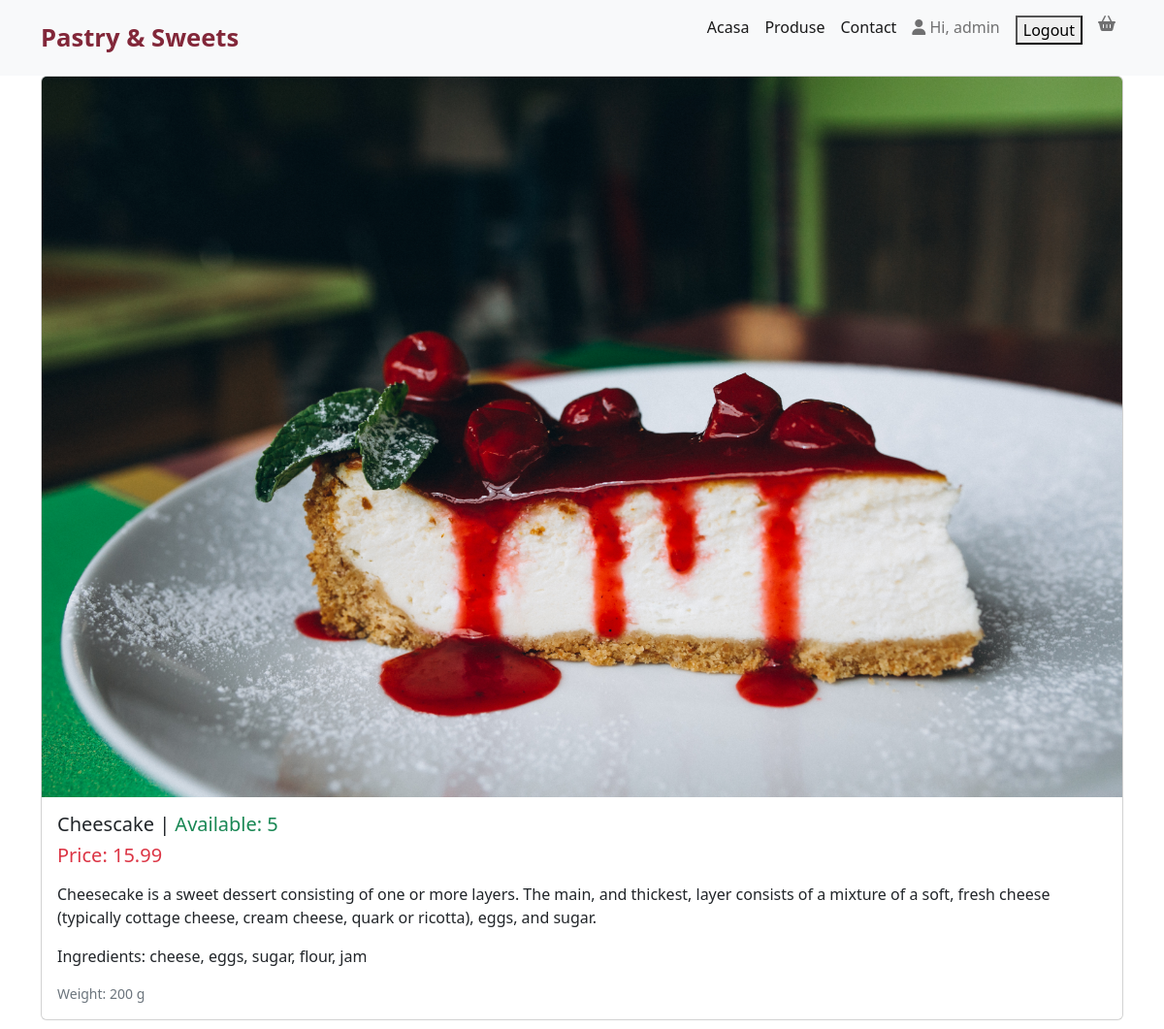
The page /products/2 (signed in) on the database its author committed.
### marketplaceapp/models.py (models this page shows, shortened)
class Product(models.Model):
    name = models.CharField(max_length=255)
    description = models.TextField()
    ingredients = models.TextField()
    price = models.DecimalField(max_digits=10, decimal_places=2)
    weight_grams = models.IntegerField()
    available_quantity = models.IntegerField()
    image = models.ImageField(upload_to="product_images", blank=True, null=True)

### marketplaceapp/views.py (the view)
# urls.py: path("products/<int:product_id>", views.product_detail, name="product_detail")
def product_detail(request, product_id):
    product = Product.objects.get(pk=product_id)
    context = {
        "product": product
    }
    return render(request, "marketplaceapp/product_detail.html", context)

### marketplaceapp/templates/marketplaceapp/product_detail.html
{% extends "marketplaceapp/base.html" %}
{% block content %}
<div class="container">
    <div class="card mb-3">
  <img src="{{ product.image.url }}" class="card-img-top" alt="...">
  <div class="card-body">
    <h5 class="card-title">{{ product.name }} | <span class="text-success">Available: {{product.available_quantity}}</span></h5>
    <h5 class="card-title text-danger">Price: {{ product.price }}</h5>
    <p class="card-text"><p> {{product.description}}</p>
    <p class="card-text"><p>Ingredients: {{product.ingredients}}</p>
    <p class="card-text"><small class="text-muted">Weight: {{ product.weight_grams }} g</small></p>
  </div>
</div>
</div>
{% endblock %}

### marketplaceapp/templates/marketplaceapp/navbar.html (shortened to what this page needs)
{% block navbar %}
<nav class="navbar navbar-expand-lg navbar-light bg-light">
  <div class="container-fluid container">
    <a class="navbar-brand brand-logo" href="{% url 'index' %}">Pastry & Sweets</a>
    <div class="d-flex">
      <div class="collapse navbar-collapse" id="navbarNavAltMarkup">
        <div class="navbar-nav">
          <a class="nav-link active" aria-current="page" href="{% url 'index' %}">Acasa</a>
          <a class="nav-link active" aria-current="page" href="{% url 'product_list' %}">Produse</a>
          <a class="nav-link active" aria-current="page" href="#">Contact</a>
          {% if user.is_authenticated %}
          <a class="nav-link" href="#"><i class="fa-solid fa-user"></i> Hi, {{ user.username }}</a>
          <form class="nav-link" action="{% url 'logout' %}" method="POST">
            <button type="submit">Logout</button>
          </form>
          {% else %}
          <a class="nav-link" href="/login"><i class="fa-solid fa-user"></i> Login</a>
          {% endif %}
          <a class="nav-link" href="#"><i class="fa-solid fa-basket-shopping"></i></a>
        </div>
      </div>
    </div>
  </div>
</nav>
{% endblock %}

### marketplaceapp/static/css/base.css (style rules this page uses)
.brand-logo { color: #822739; font-size: 1.6em; font-weight: bold; }

### rows shown on the page
Product: image (picture), name "Cheescake", available_quantity "5", price "15.99", description "Cheesecake is a sweet dessert consisting of one or more layers. The main, and thickest, layer consists of a mixture of a soft, fresh cheese (typically cottage cheese, cream cheese, quark or ricotta), eggs, and sugar.", ingredients "cheese, eggs, sugar, flour, jam", weight_grams "200"

### other values the page prints
{{ user.username }} "admin"
